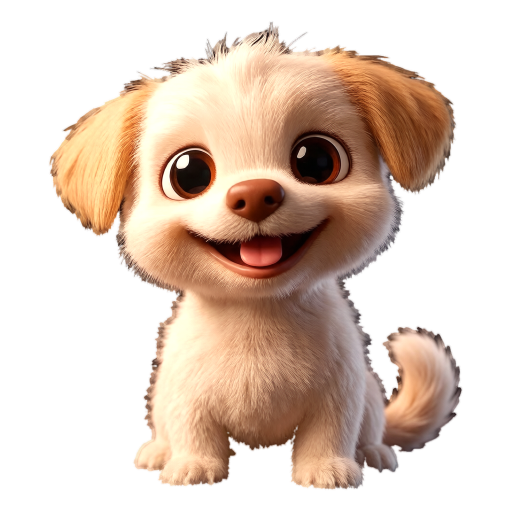
#> input picture dsh-pet/assets/pet-packs/dog/dog-character.png, 1024 x 1024 px (shown at 1/2 size)
$ python make_icon.py
#> lines starting #> are read from the running program, lines starting #| are printed output that depends on the picture
#!/usr/bin/env python3
"""Build a multi-size Midou Windows .ico from the pet-pack character art."""

from __future__ import annotations

import io
import struct
import sys
from pathlib import Path

from PIL import Image, ImageFilter

HERE = Path(__file__).resolve().parent
CANDIDATES = [
    HERE.parents[1] / "dsh-pet/assets/pet-packs/dog/dog-character.png",
    Path("/workspace/dsh-pet/dsh-pet/assets/pet-packs/dog/dog-character.png"),
    Path("/workspace/publish/dsh-pet-mido/dsh-pet/assets/pet-packs/dog/dog-character.png"),
]
OUT = HERE / "icon.ico"
SIZES = (16, 32, 48, 64, 128, 256)
# Small Explorer/tray sizes read better as a tight face crop; larger sizes keep the full sit pose.
FACE_SIZES = {16, 32, 48}


def find_source() -> Path:
    for path in CANDIDATES:
        if path.is_file():
            return path
    raise SystemExit("dog-character.png not found; cannot build icon.ico")


def crop_square(img: Image.Image, box: tuple[int, int, int, int], margin_ratio: float) -> Image.Image:
    x0, y0, x1, y1 = box
    cx, cy = (x0 + x1) / 2, (y0 + y1) / 2
    side = max(x1 - x0, y1 - y0) * (1 + margin_ratio * 2)
    half = side / 2
    left, top, right, bottom = cx - half, cy - half, cx + half, cy + half
    width, height = img.size
    pad_l = int(max(0, -left))
    pad_t = int(max(0, -top))
    pad_r = int(max(0, right - width))
    pad_b = int(max(0, bottom - height))
    if pad_l or pad_t or pad_r or pad_b:
        canvas = Image.new("RGBA", (width + pad_l + pad_r, height + pad_t + pad_b), (0, 0, 0, 0))
        canvas.paste(img, (pad_l, pad_t), img)
        img = canvas
        left, top, right, bottom = left + pad_l, top + pad_t, right + pad_l, bottom + pad_t
    return img.crop((int(round(left)), int(round(top)), int(round(right)), int(round(bottom))))


def downscale(img: Image.Image, size: int) -> Image.Image:
    work = img
    while max(work.size) > size * 4:
        work = work.resize((work.size[0] // 2, work.size[1] // 2), Image.Resampling.LANCZOS)
    out = work.resize((size, size), Image.Resampling.LANCZOS)
    alpha = out.getchannel("A")
    if size <= 64:
        rgb = out.convert("RGB").filter(
            ImageFilter.UnsharpMask(
                radius=0.8 if size <= 32 else 1.0,
                percent=120 if size <= 32 else 90,
                threshold=2,
            )
        )
        alpha = alpha.point(lambda p: 0 if p < 8 else (255 if p > 240 else p))
        out = Image.merge("RGBA", (*rgb.split(), alpha))
    else:
        out.putalpha(alpha.point(lambda p: 0 if p < 4 else p))
    return out


def png_bytes(img: Image.Image) -> bytes:
    buf = io.BytesIO()
    img.save(buf, format="PNG", optimize=True)
    return buf.getvalue()


def write_ico(path: Path, frames: list[tuple[int, bytes]]) -> None:
    # Pillow's ICO saver often keeps only one size; pack PNG frames ourselves.
    # Vista+ Windows accepts PNG-compressed images inside .ico, including 256px.
    count = len(frames)
    header = struct.pack("<HHH", 0, 1, count)
    offset = 6 + 16 * count
    entries = bytearray()
    payload = bytearray()
    for size, data in frames:
        width = 0 if size >= 256 else size
        height = 0 if size >= 256 else size
        entries += struct.pack("<BBBBHHII", width, height, 0, 0, 1, 32, len(data), offset)
        payload += data
        offset += len(data)
    path.write_bytes(header + entries + payload)


def main() -> int:
    src_path = find_source()
    src = Image.open(src_path).convert("RGBA")
#> src is the input picture: PIL image 1024x1024 RGBA; mean R, G, B, A 90, 70.4, 56.6, 120.1
    bbox = src.getchannel("A").getbbox()
#> bbox = (96, 41, 927, 982)
    if not bbox:
        raise SystemExit(f"{src_path} has no opaque pixels")
    full = crop_square(src, bbox, 0.035)
#> in crop_square, `x0, y0, x1, y1 = box`: x0 = 96; y0 = 41; x1 = 927; y1 = 982
#> in crop_square, `cx, cy = (x0 + x1) / 2, (y0 + y1) / 2`: cx = 511.5
#> in crop_square, `side = max(x1 - x0, y1 - y0) * (1 + margin_ratio * 2)`: side = 1006.9
#> in crop_square, `half = side / 2`: half = 503.4
#> in crop_square, `left, top, right, bottom = cx - half, cy - half, cx + half, cy + half`: left = 8.06; right = 1014.9
#> in crop_square, `pad_l = int(max(0, -left))`: pad_l = 0
#> in crop_square, `return img.crop((int(round(left)), int(round(top)), int(round(right)),..`:
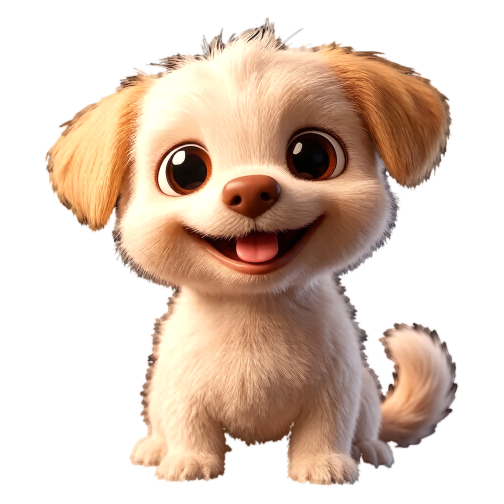
#> returned value: PIL image 1007x1007 RGBA (shown at 1/2 size); mean R, G, B, A 93.1, 72.8, 58.5, 124.2; transparent parts drawn white
    face = crop_square(src, (bbox[0], bbox[1], bbox[2], 700), 0.03)
#> call 2 of crop_square, with box = (96, 41, 927, 700), margin_ratio = 0.03
#> in crop_square (call 2), `canvas = Image.new("RGBA", (width + pad_l + pad_r, height + pad_t + pa..`: canvas: PIL image 1024x1093 RGBA; every value is 0
#> in crop_square (call 2), `canvas.paste(img, (pad_l, pad_t), img)`:
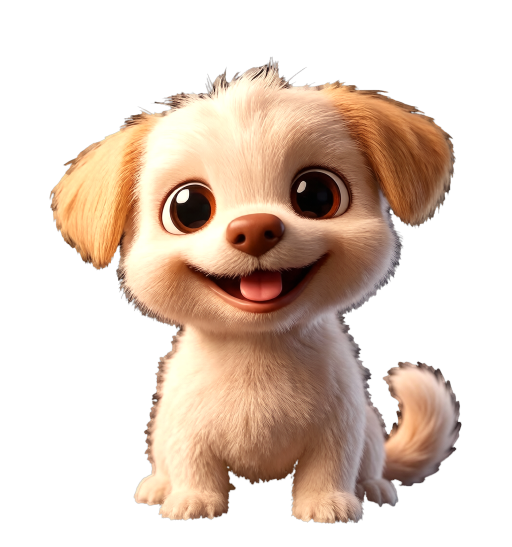
#> canvas: PIL image 1024x1093 RGBA (shown at 1/2 size); mean R, G, B, A 82.1, 64.2, 51.6, 111.8; transparent parts drawn white
#> in crop_square (call 2), `return img.crop((int(round(left)), int(round(top)), int(round(right)),..`:
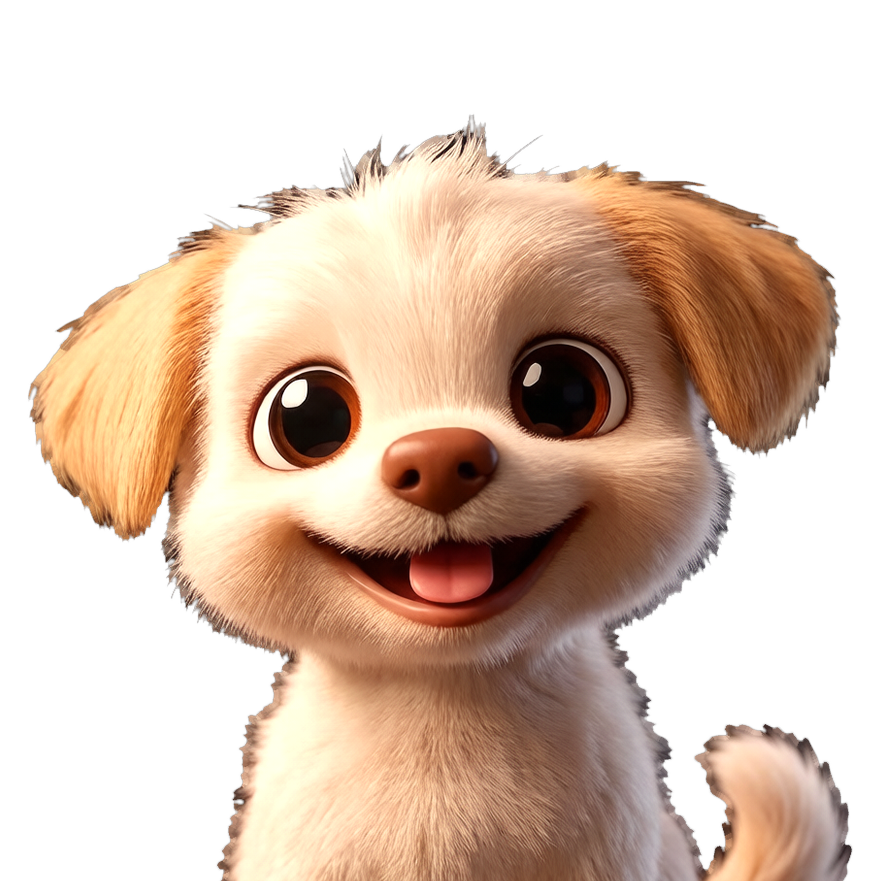
#> returned value: PIL image 881x881 RGBA; mean R, G, B, A 101.1, 79, 63.2, 136.7; transparent parts drawn white
    frames = []
    for size in SIZES:
        img = face if size in FACE_SIZES else full
        frames.append((size, png_bytes(downscale(img, size))))
#> this loop made 6 passes
#> pass 1, in downscale, `out = work.resize((size, size), Image.Resampling.LANCZOS)`:
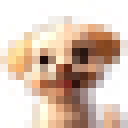
#> out: PIL image 16x16 RGBA (shown 8 times larger); mean R, G, B, A 145.8, 115.9, 93.2, 136.5; transparent parts drawn white
#> pass 1, in downscale, `alpha = out.getchannel("A")`:
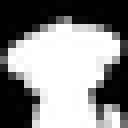
#> alpha: PIL image 16x16 L (shown 8 times larger); min 0, max 255, mean 136.5
#> pass 1, in downscale, `rgb = out.convert("RGB").filter( ImageFilter.UnsharpMask( radius=0.8 i..`:
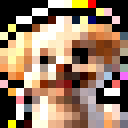
#> rgb: PIL image 16x16 RGB (shown 8 times larger); mean R, G, B 150.4, 123.7, 101.9
#> after the loop, frames = 6 items
    write_ico(OUT, frames)
#> in write_ico, `count = len(frames)`: count = 6
#> in write_ico, `offset = 6 + 16 * count`: offset = 102
#> the loop in write_ico, `for size, data in frames:` made 6 passes
#> (size, width, height, offset) on passes 1 to 6: (16, 16, 16, 944), (32, 32, 32, 3427), (48, 48, 48, 8357), (64, 64, 64, 16336), (128, 128, 128, 40968), (256, 0, 0, 121906)
#> after the loop in write_ico, `for size, data in frames:`: offset = 121906
    print(f"wrote {OUT} from {src_path} sizes={list(SIZES)} bytes={OUT.stat().st_size}")
    return 0


if __name__ == "__main__":
    sys.exit(main())
#> (the program exits here)
